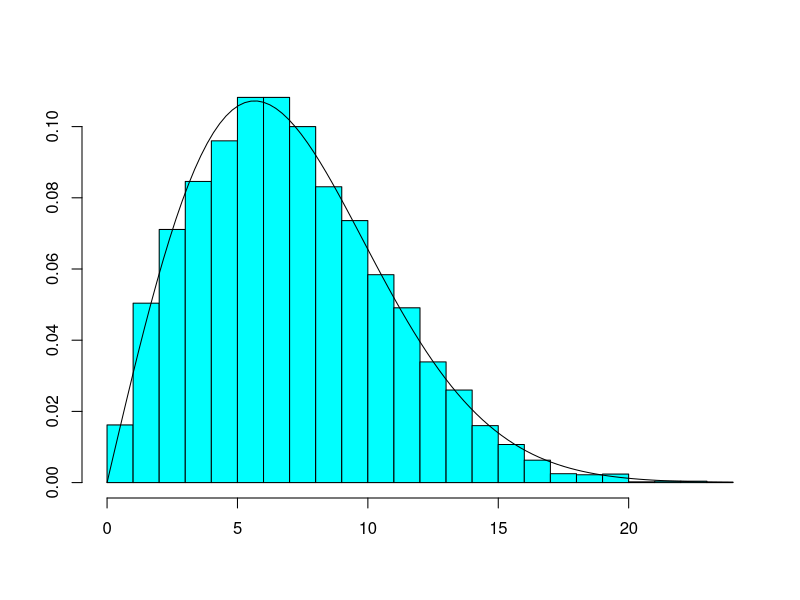

R code for this plot: (Note: this script raises an error after producing the figure.)
## ---- chunk 1
# A continuación definimos la función de potencia del generador eólico
potenciaGenerador <- function(x)(0*x)*I(x<=4)+((25.124+(-39.0522*x)+(7.21*x^2))*1.5)*I(x>4&x<=14)+1500*I(x>14&x<=20)+(0*x)*I(x>=20)
## ---- chunk 2
#Funcion que obtiene cierta cantidad de numeros de acuerdo a la distribucion dada
vel.viento <- function(num){
  u <- runif(num)
  result = (-64*log(u))^(1/2)
  return (result)
}
#Funcion de densidad para verificar
dens.vel <- function(num){
    result = num*exp(-num^2/64)/32
    return (result)
}
## ---- chunk 3
library("MASS")
numeros<- vel.viento(10000) #Se generan los numeros de acuerdo a la funcion creada
truehist(numeros, nbins = 20, col = "cyan", xlab = "") #Se genera el histograma
curve(dens.vel(x), from = 0, add = TRUE) #Se compara con la curva de densidad
## ---- chunk 4
#Funcion para calcular tiempos de fallo
t.averia <- function(n=1){
  t<-(-72)*log(runif(n))
                return(t)
}

#Realizacion de simulacion
simulacion <- function(n=5,Tmax=168){
  #Se inicializan variables
  t<-0
  r<-0
  act<-n
  tr<-Inf
  #Se crean los tiempos de las averias y se ordenan
  TA<-t.averia(n)
  TA<-sort(TA)
  pot_T<-0
  vientos<-vel.viento(Tmax)
  repeat{
    #Se selecciona el tiempo de la siguiente falla
    tf<-TA[1]
    dt<-min(tf,tr)-t
    print(1)
    if(dt<1){
      pot_T<-pot_T+act*potenciaGenerador(vientos[floor(t)]+1)*dt
    }
    else{
      for(inter in 0:floor(dt)-1){
        pot_T<-pot_T+act*potenciaGenerador(vientos[floor(t)+1+inter])
      }
      pot_T<-pot_T+act*potenciaGenerador(vientos[floor(t)+1+inter])*(dt-floor(dt))
    }
    print(pot_T)
    #Caso 1 - si tiempo de falla menor al de reparacion
    if(tf<tr){
      r<-r+1 #se incrementan reparaciones
      
      act<-act-1
      t<-tf #Se actualiza tiempo
      TA<-sort(c(TA[2:n],(t+t.averia()))) #Se actualizan los tiempos de falla
      
      if(r==1){
        tr<-t+8 #Si hay una reparacion, se actualiza tiempo de reparacion
      }
    }
    #Caso 2 - Si tiempo de reparacion menor a tiempo de falla
    if(tf>=tr){
      r<-r-1 #se elimina una reparacion
      act<-act+1
      t<-tr #Se actualiza el tiempo
      if(r>0){ #Si quedan reparaciones
        tr<-t+8 #Se actualiza tiempo de reparacion
      }
      else{
        tr<-Inf #Tiempo de reparacion infinito
      }
    }
    if(t>=Tmax){
      break
    }
      
  }
  #Se retorna pot. Total
  return(pot_T)
}




#Funcion para realizar los experimentos requeridos
experimentos<-function(nexp=100) {
  result<-vector(length=nexp)
  horas<-7*24
  for(i in 1:nexp){
    result[i]<-simulacion(n=5, Tmax=horas)
  }
  return(result)
}

#Calculo de Media y Varianza
calculoMediaVar<-function(vectorDatos) {
  #Calculamos la Media Muestral
  n <- length(vectorDatos)
  media<- sum(vectorDatos)/n
  #Calculamos la varianza muestral
  ss<-sum((vectorDatos-media)^2)/(n-1)
  # Retirnamos la media, la variazna y los datos con los que se realizaron los calculos
  return(list(m=media, s2=ss, datos=vectorDatos))
}

#Funcion para calcular intervalos
cantInteraInterv<-function(errMax=0.01, results=calculoMediaVarProp(experimentos()), interConf=0.95){
  m <- results$m
  s2<- results$s2
  obs<-results$datos
  alpha<-1-interConf
  alphaMed<- alpha/2
  z<-qnorm(1-alphaMed)
  k<- length(obs)
  while ((2*z*sqrt(s2)/sqrt(k))>errMax) { #verificamos los promedios tengan un error menor a errMax
    # Si el error maximo no es menor que errMax
    obs[k+1]<-experimentos(n=1) #Se ejecuta una simulacion mas y se guarda ###########
    # Se recalcula la media y la varianza
    mn<- m + ((obs[k+1]-m)/(k+1))
    s2 <- (1-(1/k))*s2 + (k+1)*(mn - m)^2
    m <- mn
    k<-k+1
    # El proceso se repite hasta que el error sea menor
  }
  #Retornamos el promedio de tiempo de espera de colapso,la cantidad de iteracciones con error menor a errMax y el intervalo
  intervalo<-z*sqrt(s2)/sqrt(k)
  return(list(m=m, iteraciones=length(obs), inter=intervalo))
}



## ---- chunk 5
#Calculo de los resultados
resultados<-calculoMediaVar(experimentos(5000))
sprintf("Cantidad promedio de energia generada en una semana: %f ", resultados$m)

#Primero tomamos el valor de desviación estandar dado en medianVanSer$s y lo dividimos en la raiz cuadrada de los datos entregados, luego se procede a multiplizar el z_alpha/2 por ese error estimado
errorEstimado<-sqrt(resultados$s)/sqrt(length(resultados$datos)) 
interv<-1.959964*errorEstimado
result<-cantInteraInterv(errMax = errMaximo, results = mediaVanSer, interConf = 0.95)
sprintf("Cantidad promedio de energia generada en una semana con un error %f y un intervalo de confianza de %d%% es de %d +- %f clientes",errMaximo,95, resultados$m, interv)

## ---- chunk 6
simulacion()
